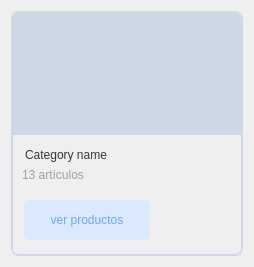
<?xml version="1.0" encoding="UTF-8"?>
<ui version="4.0">
 <class>Form</class>
 <widget class="QWidget" name="Form">
  <property name="geometry">
   <rect>
    <x>0</x>
    <y>0</y>
    <width>254</width>
    <height>267</height>
   </rect>
  </property>
  <property name="windowTitle">
   <string>Form</string>
  </property>
  <property name="styleSheet">
   <string notr="true"/>
  </property>
  <layout class="QVBoxLayout" name="verticalLayout">
   <item>
    <widget class="QFrame" name="fme_card_content_0">
     <property name="minimumSize">
      <size>
       <width>232</width>
       <height>245</height>
      </size>
     </property>
     <property name="styleSheet">
      <string notr="true">QPushButton {
border-style : solid;
	border-radius: 5px;
	min-height : 40px;
	font : 77 18px &quot;Arial&quot;;
}

QPushButton:hover {
	border: 1px solid #FFF;
	border-radius: 5px;
}

QFrame {
	border : 1px solid;
	border-color: #CED7E6;
    border-top-right-radius: 7px;
	border-top-left-radius: 7px;
	border-bottom-right-radius: 7px;
	border-bottom-left-radius: 7px;
}</string>
     </property>
     <property name="frameShape">
      <enum>QFrame::StyledPanel</enum>
     </property>
     <property name="frameShadow">
      <enum>QFrame::Raised</enum>
     </property>
     <layout class="QVBoxLayout" name="verticalLayout_18">
      <property name="spacing">
       <number>0</number>
      </property>
      <property name="leftMargin">
       <number>0</number>
      </property>
      <property name="topMargin">
       <number>0</number>
      </property>
      <property name="rightMargin">
       <number>0</number>
      </property>
      <property name="bottomMargin">
       <number>0</number>
      </property>
      <item>
       <widget class="QFrame" name="fme_image_cap_2">
        <property name="styleSheet">
         <string notr="true">QFrame {
	background-color : #CED7E6;
	border : 1px solid;
	border-color: #CED7E6;
    border-top-right-radius: 7px;
	border-top-left-radius: 7px;
	border-bottom-right-radius: 0px;
	border-bottom-left-radius: 0px;
}</string>
        </property>
        <property name="frameShape">
         <enum>QFrame::StyledPanel</enum>
        </property>
        <property name="frameShadow">
         <enum>QFrame::Raised</enum>
        </property>
        <property name="lineWidth">
         <number>1</number>
        </property>
        <property name="midLineWidth">
         <number>0</number>
        </property>
        <layout class="QVBoxLayout" name="verticalLayout_19" stretch="0">
         <property name="spacing">
          <number>0</number>
         </property>
         <property name="sizeConstraint">
          <enum>QLayout::SetDefaultConstraint</enum>
         </property>
         <property name="leftMargin">
          <number>0</number>
         </property>
         <property name="topMargin">
          <number>0</number>
         </property>
         <property name="rightMargin">
          <number>0</number>
         </property>
         <property name="bottomMargin">
          <number>0</number>
         </property>
         <item>
          <widget class="QFrame" name="fme_image">
           <property name="frameShape">
            <enum>QFrame::StyledPanel</enum>
           </property>
           <property name="frameShadow">
            <enum>QFrame::Raised</enum>
           </property>
          </widget>
         </item>
        </layout>
       </widget>
      </item>
      <item>
       <widget class="QFrame" name="fme_card_content_2">
        <property name="styleSheet">
         <string notr="true">QFrame {
	border : 1px solid;
	border-color: #CED7E6;
    border-top-right-radius: 0px;
	border-top-left-radius: 0px;
	border-bottom-right-radius: 7px;
	border-bottom-left-radius: 7px;
}

</string>
        </property>
        <property name="frameShape">
         <enum>QFrame::StyledPanel</enum>
        </property>
        <property name="frameShadow">
         <enum>QFrame::Raised</enum>
        </property>
        <layout class="QVBoxLayout" name="verticalLayout_20">
         <property name="leftMargin">
          <number>0</number>
         </property>
         <property name="topMargin">
          <number>0</number>
         </property>
         <property name="rightMargin">
          <number>0</number>
         </property>
         <property name="bottomMargin">
          <number>0</number>
         </property>
         <item>
          <widget class="QFrame" name="frame_8">
           <property name="sizePolicy">
            <sizepolicy hsizetype="Preferred" vsizetype="Fixed">
             <horstretch>0</horstretch>
             <verstretch>0</verstretch>
            </sizepolicy>
           </property>
           <property name="styleSheet">
            <string notr="true">QFrame {
	border : none;
	border-color: transparent;
    border-top-right-radius: 0px;
	border-top-left-radius: 0px;
	border-bottom-right-radius: 0px;
	border-bottom-left-radius: 0px;
}</string>
           </property>
           <property name="frameShape">
            <enum>QFrame::StyledPanel</enum>
           </property>
           <property name="frameShadow">
            <enum>QFrame::Raised</enum>
           </property>
           <layout class="QVBoxLayout" name="verticalLayout_21" stretch="0,0">
            <property name="topMargin">
             <number>0</number>
            </property>
            <property name="bottomMargin">
             <number>0</number>
            </property>
            <item>
             <widget class="QLabel" name="lbl_card_title">
              <property name="styleSheet">
               <string notr="true">QLabel {
	margin-top : 12px;
	font : 18px &quot;Arial&quot;;
	color: #34373B;
}</string>
              </property>
              <property name="text">
               <string>Category name</string>
              </property>
             </widget>
            </item>
            <item>
             <widget class="QLabel" name="lbl_card_subtitle">
              <property name="styleSheet">
               <string notr="true">QLabel {
	font : 18px &quot;Arial&quot;;
	color: #A0A0A0;
}</string>
              </property>
              <property name="text">
               <string>13 artículos</string>
              </property>
             </widget>
            </item>
           </layout>
          </widget>
         </item>
         <item>
          <widget class="QFrame" name="frame_9">
           <property name="sizePolicy">
            <sizepolicy hsizetype="Preferred" vsizetype="Fixed">
             <horstretch>0</horstretch>
             <verstretch>0</verstretch>
            </sizepolicy>
           </property>
           <property name="styleSheet">
            <string notr="true">QFrame {
	border : none;
	border-color: transparent;
	border-bottom-right-radius: 0px;
	border-bottom-left-radius: 0px;
}</string>
           </property>
           <property name="frameShape">
            <enum>QFrame::StyledPanel</enum>
           </property>
           <property name="frameShadow">
            <enum>QFrame::Raised</enum>
           </property>
           <layout class="QVBoxLayout" name="verticalLayout_22" stretch="0">
            <property name="spacing">
             <number>8</number>
            </property>
            <property name="leftMargin">
             <number>11</number>
            </property>
            <property name="topMargin">
             <number>11</number>
            </property>
            <property name="rightMargin">
             <number>11</number>
            </property>
            <property name="bottomMargin">
             <number>11</number>
            </property>
            <item>
             <widget class="QFrame" name="frame_10">
              <property name="frameShape">
               <enum>QFrame::StyledPanel</enum>
              </property>
              <property name="frameShadow">
               <enum>QFrame::Raised</enum>
              </property>
              <layout class="QHBoxLayout" name="horizontalLayout_11">
               <property name="spacing">
                <number>0</number>
               </property>
               <property name="leftMargin">
                <number>0</number>
               </property>
               <property name="topMargin">
                <number>0</number>
               </property>
               <property name="rightMargin">
                <number>0</number>
               </property>
               <property name="bottomMargin">
                <number>0</number>
               </property>
               <item>
                <widget class="QPushButton" name="btn_show_items">
                 <property name="sizePolicy">
                  <sizepolicy hsizetype="Preferred" vsizetype="Fixed">
                   <horstretch>0</horstretch>
                   <verstretch>0</verstretch>
                  </sizepolicy>
                 </property>
                 <property name="toolTip">
                  <string>Mostrar productos</string>
                 </property>
                 <property name="styleSheet">
                  <string notr="true">QPushButton {
	background-color : #DBE9FF;
	color : #6BA6FD;
	font : 17px &quot;Arial&quot;;
}

QPushButton:pressed {
	background-color : transparent;
	color : #6BA6FD;
	border: 1px solid #6BA6FD;
	border-radius: 5px;
}</string>
                 </property>
                 <property name="text">
                  <string>ver productos</string>
                 </property>
                </widget>
               </item>
               <item>
                <widget class="QPushButton" name="btn_edit">
                 <property name="minimumSize">
                  <size>
                   <width>40</width>
                   <height>40</height>
                  </size>
                 </property>
                 <property name="maximumSize">
                  <size>
                   <width>40</width>
                   <height>40</height>
                  </size>
                 </property>
                 <property name="toolTip">
                  <string>Editar</string>
                 </property>
                 <property name="styleSheet">
                  <string notr="true">QPushButton {
	margin-left : 5px;
}
QPushButton:hover {
	qproperty-icon: url(:/icon/assets/icon/exit.png);
	qproperty-text: &quot;&quot;;
}</string>
                 </property>
                 <property name="text">
                  <string/>
                 </property>
                 <property name="icon">
                  <iconset resource="assets.qrc">
                   <normaloff>:/icon/assets/icon/square-pen.png</normaloff>:/icon/assets/icon/square-pen.png</iconset>
                 </property>
                 <property name="iconSize">
                  <size>
                   <width>40</width>
                   <height>40</height>
                  </size>
                 </property>
                </widget>
               </item>
               <item>
                <widget class="QPushButton" name="btn_remove">
                 <property name="minimumSize">
                  <size>
                   <width>40</width>
                   <height>40</height>
                  </size>
                 </property>
                 <property name="maximumSize">
                  <size>
                   <width>40</width>
                   <height>40</height>
                  </size>
                 </property>
                 <property name="toolTip">
                  <string>Eliminar</string>
                 </property>
                 <property name="text">
                  <string/>
                 </property>
                 <property name="icon">
                  <iconset resource="assets.qrc">
                   <normaloff>:/icon/assets/icon/square-xmark.png</normaloff>:/icon/assets/icon/square-xmark.png</iconset>
                 </property>
                 <property name="iconSize">
                  <size>
                   <width>40</width>
                   <height>40</height>
                  </size>
                 </property>
                </widget>
               </item>
              </layout>
             </widget>
            </item>
           </layout>
          </widget>
         </item>
        </layout>
       </widget>
      </item>
     </layout>
    </widget>
   </item>
  </layout>
 </widget>
 <resources>
  <include location="assets.qrc"/>
 </resources>
 <connections/>
</ui>
